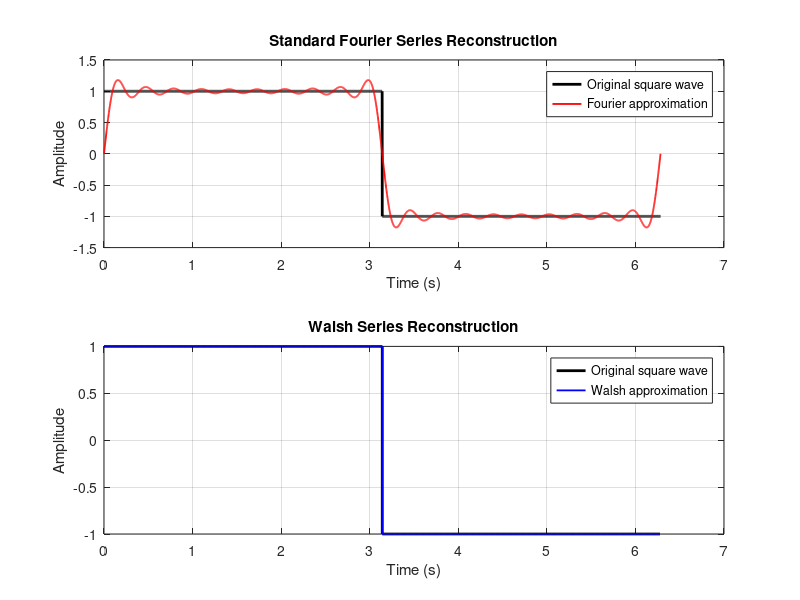
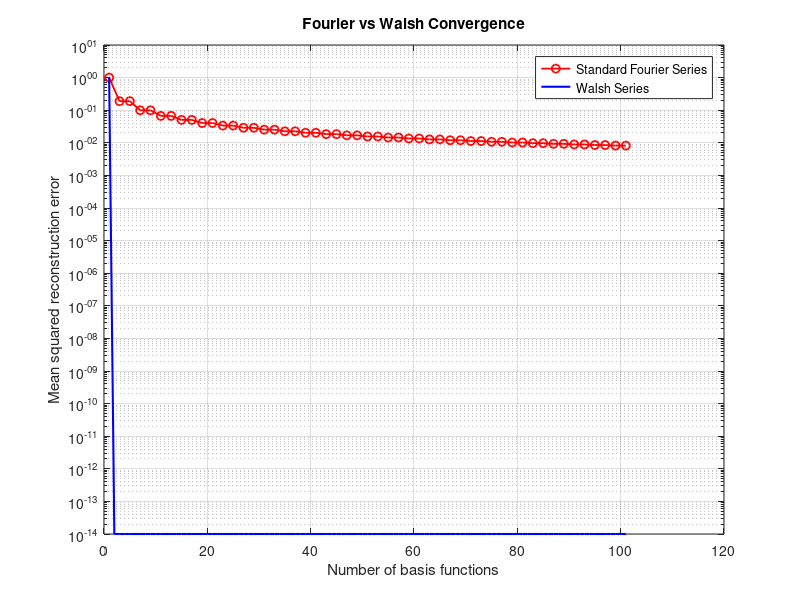
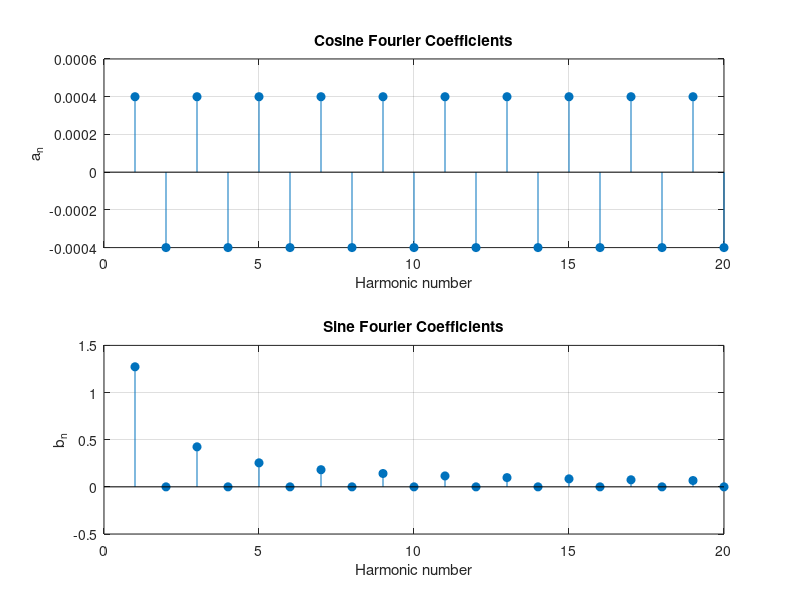

These figures' MATLAB source, in order:
 
clc;
clear;
close all;

%% PART 1: SETUP AND SQUARE-WAVE GENERATION

T0 = 2*pi;
w0 = 2*pi/T0;

% Fine grid for numerical integration
t = linspace(0,T0,5001);

% Square wave: +1 during first half, -1 during second half
x = ones(size(t));
x(t >= T0/2) = -1;

%% PART 2: VERIFY ORTHOGONALITY NUMERICALLY

fprintf('\n--- ORTHOGONALITY TEST ---\n');

% Different cosine harmonics
Icc = trapz(t,cos(1*w0*t).*cos(2*w0*t));

% Different sine harmonics
Iss = trapz(t,sin(1*w0*t).*sin(2*w0*t));

% Cosine and sine
Ics = trapz(t,cos(1*w0*t).*sin(1*w0*t));

% Same cosine harmonic
I_same = trapz(t,cos(1*w0*t).*cos(1*w0*t));

% Constant and cosine
I_const = trapz(t,ones(size(t)).*cos(1*w0*t));

fprintf('<cos(w0t),cos(2w0t)> = %.6f\n',Icc);
fprintf('<sin(w0t),sin(2w0t)> = %.6f\n',Iss);
fprintf('<cos(w0t),sin(w0t)> = %.6f\n',Ics);
fprintf('<cos(w0t),cos(w0t)> = %.6f\n',I_same);
fprintf('<1,cos(w0t)> = %.6f\n',I_const);
fprintf('Expected same-harmonic value T0/2 = %.6f\n',T0/2);

%% PART 3: STANDARD FOURIER SERIES COEFFICIENTS

N = 20;

a0 = (2/T0)*trapz(t,x);
a = zeros(1,N);
b = zeros(1,N);

for n = 1:N
    a(n) = (2/T0)*trapz(t,x.*cos(n*w0*t));
    b(n) = (2/T0)*trapz(t,x.*sin(n*w0*t));
end

fprintf('\n--- FOURIER COEFFICIENTS ---\n');
fprintf('a0 = %.6f\n',a0);

fprintf('First five cosine coefficients:\n');
disp(a(1:5));

fprintf('First five sine coefficients:\n');
disp(b(1:5));

% Reconstruct using N harmonics
xFS = (a0/2)*ones(size(t));

for n = 1:N
    xFS = xFS + a(n)*cos(n*w0*t) ...
                + b(n)*sin(n*w0*t);
end

%% PART 4: BUILD A WALSH / HADAMARD RECTANGULAR BASIS

% Use a power-of-two number of samples, excluding the repeated endpoint
M = 1024;
tw = (0:M-1)*(T0/M);

xw = ones(1,M);
xw(tw >= T0/2) = -1;

% Build the Hadamard matrix recursively
H = 1;

while size(H,1) < M
    H = [H H; H -H];
end

% Reorder rows by number of sign changes (sequency order)
sequency = sum(diff(H,1,2) ~= 0,2);
[~,order] = sort(sequency);
W = H(order,:);

% Walsh-Fourier coefficients: normalized discrete inner products
c = (W*xw')/M;

fprintf('\n--- WALSH COEFFICIENTS ---\n');
fprintf('First ten Walsh coefficients:\n');
disp(c(1:10)');

%% PART 5: RECONSTRUCT USING WALSH FUNCTIONS

K = 20;

xWalsh = c(1:K)'*W(1:K,:);

%% PART 6: PLOT SIGNAL RECONSTRUCTIONS

figure;

subplot(2,1,1);
plot(t,x,'k','LineWidth',2);
hold on;
plot(t,xFS,'r','LineWidth',1.3);
grid on;
xlabel('Time (s)');
ylabel('Amplitude');
title('Standard Fourier Series Reconstruction');
legend('Original square wave','Fourier approximation');

subplot(2,1,2);
stairs(tw,xw,'k','LineWidth',2);
hold on;
stairs(tw,xWalsh,'b','LineWidth',1.3);
grid on;
xlabel('Time (s)');
ylabel('Amplitude');
title('Walsh Series Reconstruction');
legend('Original square wave','Walsh approximation');

%% PART 7: COMPARE CONVERGENCE SPEED

% Standard Fourier series: 0 to 50 harmonics
Nmax = 50;
a0c = (2/T0)*trapz(t,x);
ac = zeros(1,Nmax);
bc = zeros(1,Nmax);

for n = 1:Nmax
    ac(n) = (2/T0)*trapz(t,x.*cos(n*w0*t));
    bc(n) = (2/T0)*trapz(t,x.*sin(n*w0*t));
end

% Evaluate the Fourier reconstruction on the Walsh sample grid
xFine = ones(size(tw))*a0c/2;
fourierCount = 1;
fourierError = mean((xw-xFine).^2);

for n = 1:Nmax
    xFine = xFine + ac(n)*cos(n*w0*tw) ...
                    + bc(n)*sin(n*w0*tw);

    fourierCount(end+1) = 1 + 2*n;
    fourierError(end+1) = mean((xw-xFine).^2);
end

% Walsh reconstruction errors for the first K basis functions
walshCount = 1:101;
walshError = zeros(size(walshCount));

for k = walshCount
    xApprox = c(1:k)'*W(1:k,:);
    walshError(k) = mean((xw-xApprox).^2);
end

figure;
semilogy(fourierCount,max(fourierError,1e-14), ...
    'r-o','LineWidth',1.3);
hold on;
semilogy(walshCount,max(walshError,1e-14), ...
    'b-','LineWidth',1.5);
grid on;
xlabel('Number of basis functions');
ylabel('Mean squared reconstruction error');
title('Fourier vs Walsh Convergence');
legend('Standard Fourier Series','Walsh Series');

%% PART 8: PLOT COEFFICIENTS

figure;

subplot(2,1,1);
stem(1:N,a,'filled');
grid on;
xlabel('Harmonic number');
ylabel('a_n');
title('Cosine Fourier Coefficients');

subplot(2,1,2);
stem(1:N,b,'filled');
grid on;
xlabel('Harmonic number');
ylabel('b_n');
title('Sine Fourier Coefficients');
